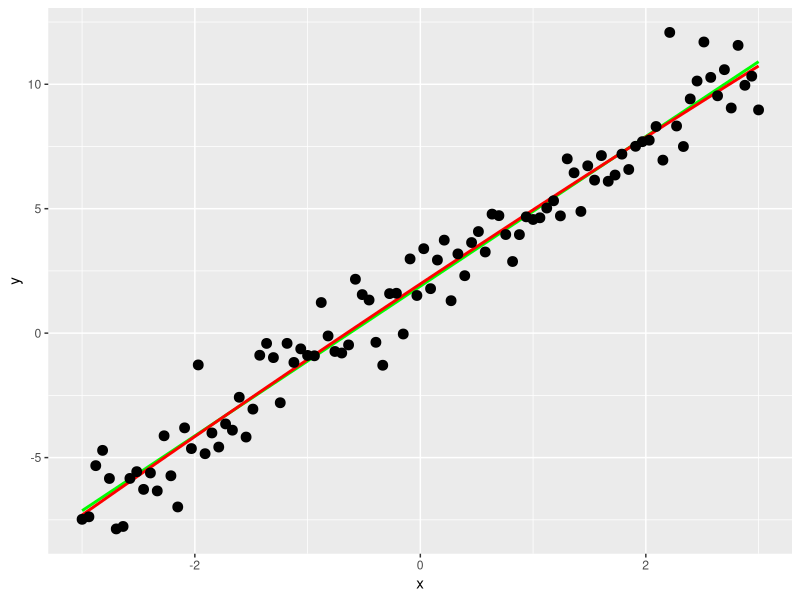

The R script that drew this image:
x <- seq(-3,3,length.out=100)
y <- 2+3*x+rnorm(100,0,1)
T1 <- lm(y~x)
T2 <- lm(y~poly(x,2)) # Fit a quadratic model Y=a+bx+cx^2

library(ggplot2)
df <- data.frame(x = x, y=y)
ggplot(data = df, aes(x = x, y = y)) +
  geom_smooth(method="lm",formula=y~x, se=FALSE,color="green",size=1)+
  geom_smooth(method="lm",formula=y~poly(x,2), se=FALSE,color="red",size=1)+
  geom_point(color="black",cex=3)

summary(T2)

